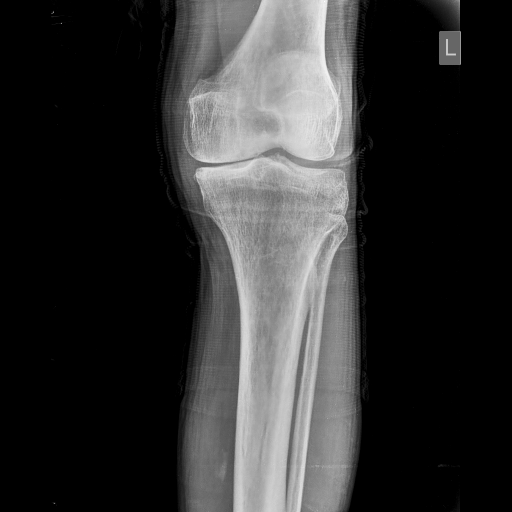
#> input picture 3-Code/working/1-original-dataset/normal/23nn_1.JPEG, 1024 x 1024 px (shown at 1/2 size); the run also reads 1 picture not shown here
$ jupyter execute --allow-errors 1-EDA-Preprocessing-Images-Dataset.ipynb   (older library calls are emulated)
#> lines starting #> are read from the running program, lines starting #| are printed output that depends on the picture
# Prediction of Knee Osteporosis by DL

[cell 1]
import os
import numpy as np
import pandas as pd
import matplotlib.pyplot as plt
from matplotlib.pyplot import imshow

import cv2
from PIL import Image
import shutil

## 1. Load Dataset

[cell 2]
def copy_files_to_new_directory(original_dirs, target_dir):
    # Ensure the target directory exists
#> called with target_dir = 'working/1-original-dataset/normal'
    os.makedirs(target_dir, exist_ok=True)

    # Loop through each original directory
    for original_dir in original_dirs:
        # Loop through each file in the original directory
        for file_name in os.listdir(original_dir):
            # Construct full file path
            full_file_name = os.path.join(original_dir, file_name)
            if os.path.isfile(full_file_name):
                target_file_name = file_name
                target_file_path = os.path.join(target_dir, target_file_name)

                # Check for duplicate filenames and modify if necessary
                counter = 1
                while os.path.exists(target_file_path):
                    base_name, extension = os.path.splitext(file_name)
                    target_file_name = f"{base_name}_{counter}{extension}"
                    target_file_path = os.path.join(target_dir, target_file_name)
                    counter += 1

                # Copy the file to the new directory
                shutil.copy(full_file_name, target_file_path)
                print(f"Copied: {full_file_name} to {target_file_path}")

[cell 3]
original_healthy_dirs = [
    r'datasets/1-osteoporosis-372/normal',
    r'datasets/2-osteoporosis-372/normal',
    r'datasets/3-osteoporosis-744/normal'
]

original_osteoporosis_dirs = [
    r'datasets/1-osteoporosis-372/osteoporosis',
    r'datasets/2-osteoporosis-372/osteoporosis',
    r'datasets/3-osteoporosis-744/osteoporosis'
]

healthy_dir = r'working/1-original-dataset/normal'
osteoporosis_dir = r'working/1-original-dataset/osteoporosis'

[cell 4]
copy_files_to_new_directory(original_healthy_dirs, healthy_dir)
#> (the rest of this cell did not finish here and is left out)


## 2. Create Dataframe

[cell 5]
filepaths = []
labels = []

for d in [healthy_dir, osteoporosis_dir]:
    flist=os.listdir(d)

    for f in flist:
        fpath=os.path.join(d,f)
        filepaths.append(fpath)

        if d == osteoporosis_dir:
            labels.append('Osteoporosis')
        else:
            labels.append('Normal')

Fseries = pd.Series(filepaths, name="filepaths")
Lseries = pd.Series(labels, name="labels")
data = pd.concat([Fseries, Lseries], axis=1)
df = pd.DataFrame(data)
# print(df.head())
print(df["labels"].value_counts())

[cell 6]
filepaths = []
labels = []

for d in [healthy_dir, osteoporosis_dir]:
    flist=os.listdir(d)

    for f in flist:
        fpath=os.path.join(d,f)
        filepaths.append(fpath)

        if d == osteoporosis_dir:
            labels.append('Osteoporosis')
        else:
            labels.append('Normal')

Fseries = pd.Series(filepaths, name="filepaths")
Lseries = pd.Series(labels, name="labels")
data = pd.concat([Fseries, Lseries], axis=1)
df = pd.DataFrame(data)
# print(df.head())
print(df["labels"].value_counts())

[cell 7]
import pandas as pd
from sklearn.preprocessing import LabelEncoder

# Assuming you have a DataFrame `df` with a column 'label'
label_encoder = LabelEncoder()
df['encoded_labels'] = label_encoder.fit_transform(df['labels'])

By adding these additional fields, we have a more comprehensive dataset that can help us better understand and analyze our images:

- filepaths: Paths to the image files.
- labels: Original labels of the images.
- width: Width of the images.
- height: Height of the images.
- encoded_labels: Numerical encoding of the labels.
- aspect_ratio: Aspect ratio (width/height) of the images.
- zero_pixel_percentage: Percentage of zero (black) pixels in the images.
- mean_pixel_value: Mean pixel value of the images.
- std_pixel_value: Standard deviation of the pixel values.
- file_size: Size of the image files on disk.
- image_format: Format of the image files (e.g., JPEG, PNG).
- original_vs_processed: Flag indicating whether the image is original or processed.

[cell 8]
import os
import cv2
import pandas as pd
import numpy as np
from sklearn.preprocessing import LabelEncoder

# Function to calculate zero pixel percentage
def calculate_zero_pixel_percentage(image):
    total_pixels = image.size
    zero_pixels = np.sum(image == 0)
    zero_pixel_percentage = (zero_pixels / total_pixels) * 100
    return zero_pixel_percentage

# Function to calculate mean and standard deviation of pixel values
def calculate_pixel_stats(image):
    mean_pixel_value = np.mean(image)
    std_pixel_value = np.std(image)
    return mean_pixel_value, std_pixel_value

# Function to get file size
def get_file_size(filepath):
    return os.path.getsize(filepath)

# Initialize dataframe
data = {
    'filepaths': [],
    'labels': [],
    'width': [],
    'height': [],
    'encoded_labels': [],
    'aspect_ratio': [],
    'zero_pixel_percentage': [],
    'mean_pixel_value': [],
    'std_pixel_value': [],
    'file_size': [],
    'image_format': [],
    'original_vs_processed': []
}

# Assuming you have a list of filepaths and labels from the existing dataframe df
filepaths = df['filepaths'].tolist()
labels = df['labels'].tolist()

# Encode labels
label_encoder = LabelEncoder()
encoded_labels = label_encoder.fit_transform(labels)

for filepath, label, encoded_label in zip(filepaths, labels, encoded_labels):
    # Load image
    print(filepath)
    image = cv2.imread(filepath, cv2.IMREAD_GRAYSCALE)
#> image is the input picture: shape (1024, 1024); min 0, max 255, mean 49.4
    height, width = image.shape[:2]

    # Calculate additional fields
    aspect_ratio = width / height
    zero_pixel_percentage = calculate_zero_pixel_percentage(image)
#> in calculate_zero_pixel_percentage, `zero_pixels = np.sum(image == 0)`: zero_pixels = 661015
#> in calculate_zero_pixel_percentage, `zero_pixel_percentage = (zero_pixels / total_pixels) * 100`: zero_pixel_percentage = 63.04
#> zero_pixel_percentage = 63.04
    mean_pixel_value, std_pixel_value = calculate_pixel_stats(image)
#> in calculate_pixel_stats, `mean_pixel_value = np.mean(image)`: mean_pixel_value = 49.44
#> in calculate_pixel_stats, `std_pixel_value = np.std(image)`: std_pixel_value = 72.27
#> mean_pixel_value = 49.44; std_pixel_value = 72.27
    file_size = get_file_size(filepath)
    image_format = filepath.split('.')[-1]
    original_vs_processed = 'original'  # Adjust as needed

    # Append data to the dataframe
    data['filepaths'].append(filepath)
    data['labels'].append(label)
    data['width'].append(width)
    data['height'].append(height)
    data['encoded_labels'].append(encoded_label)
    data['aspect_ratio'].append(aspect_ratio)
    data['zero_pixel_percentage'].append(zero_pixel_percentage)
    data['mean_pixel_value'].append(mean_pixel_value)
    data['std_pixel_value'].append(std_pixel_value)
    data['file_size'].append(file_size)
    data['image_format'].append(image_format)
    data['original_vs_processed'].append(original_vs_processed)

# Create the dataframe
df2 = pd.DataFrame(data)
#> df2 = table of 12 rows and 12 columns

# Display the dataframe
# print(df2.head())
# print(df2["labels"].value_counts())

[cell 9]
df2
#> Out = table of 12 rows and 12 columns

## 3. Inspect Dataset

### - Visualize Images by PIL

[cell 10]
import matplotlib.pyplot as plt
from PIL import Image
import os

# Example directory structure
osteo_dir = r'working/1-original-dataset/osteoporosis'
normal_dir = r'working/1-original-dataset/normal'

# Function to load and visualize images
def visualize_images(directory, label, num_images=3):
    fig, axes = plt.subplots(1, num_images, figsize=(15, 5))
    for i, filename in enumerate(os.listdir(directory)[:num_images]):
        image_path = os.path.join(directory, filename)
        image = Image.open(image_path)
        axes[i].imshow(image, cmap='gray')
        axes[i].set_title(f'{label} {i+1}')
        axes[i].axis('off')
    plt.show()

# Visualize sample images from each class
visualize_images(osteo_dir, 'Osteoporosis')
visualize_images(normal_dir, 'Normal')
#> call 2 of visualize_images, with directory = 'working/1-original-dataset/normal', label = 'Normal', num_images = 3
#> in visualize_images (call 2), `plt.show()`:
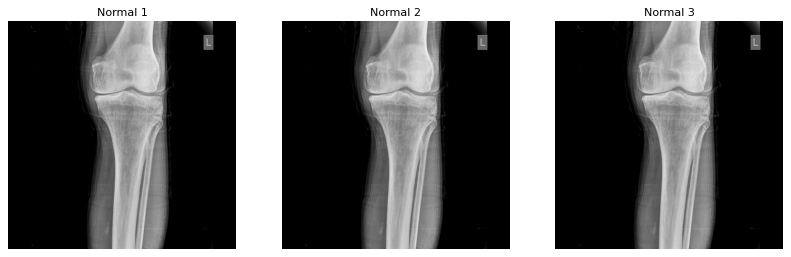
#> figure drawn by matplotlib, 3 panels

### - Visualize Images by openCV

[cell 11]
import cv2
import matplotlib.pyplot as plt
import os

# Example directory structure
osteo_dir = r'working/1-original-dataset/osteoporosis'
normal_dir = r'working/1-original-dataset/normal'

# Function to load and visualize images using OpenCV
def visualize_images_cv2(directory, label, num_images=3):
    fig, axes = plt.subplots(1, num_images, figsize=(15, 5))
    for i, filename in enumerate(os.listdir(directory)[:num_images]):
        image_path = os.path.join(directory, filename)
        image = cv2.imread(image_path, cv2.IMREAD_GRAYSCALE)  # Read the image in grayscale
        axes[i].imshow(image, cmap='gray')
        axes[i].set_title(f'{label} {i+1}')
        axes[i].axis('off')
    plt.show()

# Visualize sample images from each class using OpenCV
visualize_images_cv2(osteo_dir, 'Osteoporosis')
visualize_images_cv2(normal_dir, 'Normal')

### - Histogram of Pixel Intensities

[cell 12]
import cv2
import matplotlib.pyplot as plt
import os

# Example directory structure
osteo_dir = r'working/1-original-dataset/osteoporosis'

# Load an image using OpenCV
#> (the rest of this cell did not finish here and is left out)

## 4. PreProcess Images

### - Image Pixel-Histogram Equalization

[cell 13]
import cv2
import matplotlib.pyplot as plt
import os

# Example directory structure
osteo_dir = r'working/1-original-dataset/osteoporosis'

# Load an image using OpenCV
#> (the rest of this cell did not finish here and is left out)

### - CLAHE

[cell 14]
# Apply CLAHE (Contrast Limited Adaptive Histogram Equalization)
clahe = cv2.createCLAHE(clipLimit=2.0, tileGridSize=(8, 8))
clahe_image = clahe.apply(image)
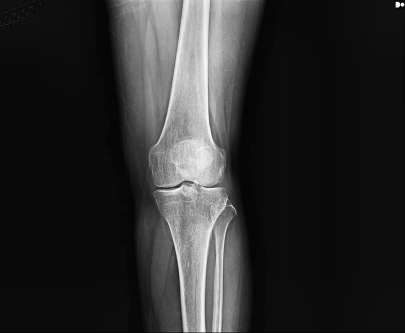
#> clahe_image: shape (1994, 2430) (shown at 1/6 size); min 1, max 255, mean 44.2
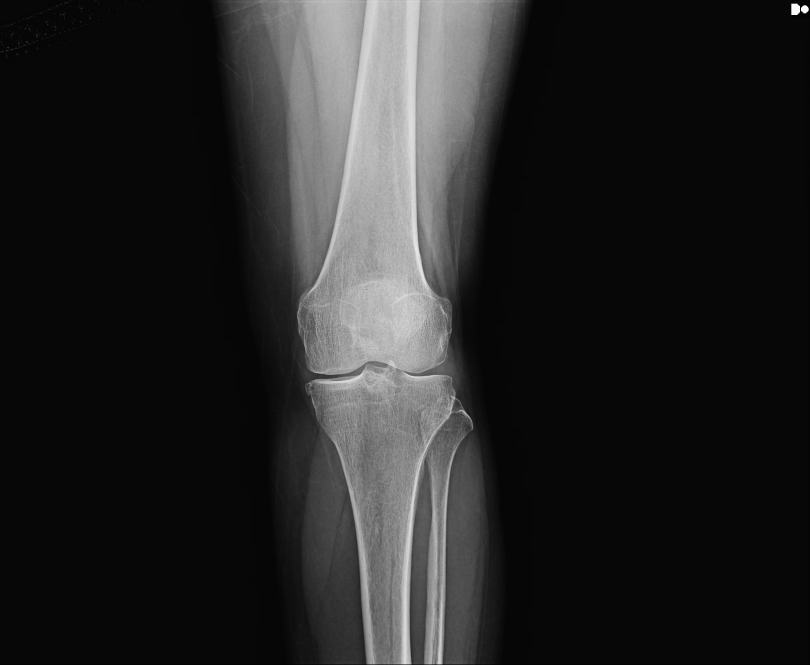
#> image: shape (1994, 2430) (shown at 1/3 size); min 0, max 255, mean 36.8

# Plot the original and CLAHE images
plt.figure(figsize=(10, 5))
plt.subplot(1, 2, 1)
plt.imshow(image, cmap='gray')
plt.title('Original Image')
plt.axis('off')

plt.subplot(1, 2, 2)
plt.imshow(clahe_image, cmap='gray')
plt.title('CLAHE Image')
plt.axis('off')

plt.show()

# Plot histogram of pixel intensities for the CLAHE image
plt.figure()
plt.hist(clahe_image.ravel(), bins=256, range=[0, 256])
plt.title('Histogram of CLAHE Pixel Intensities')
plt.xlabel('Pixel Intensity')
plt.ylabel('Frequency')
plt.show()
#> (the rest of the program and of its run is left out)
